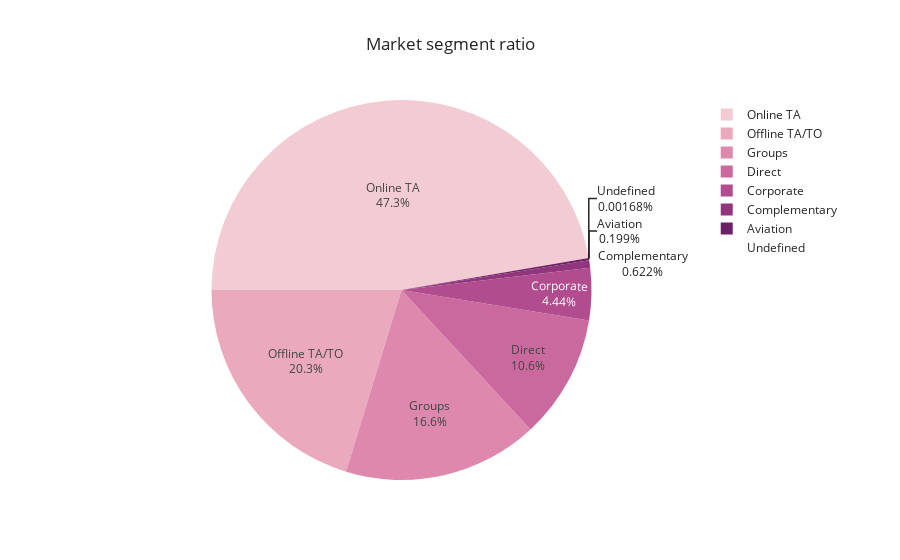

Here is the notebook cell this chart was saved with:
### Markdown cell above
### **Market segment 비율 : 파이 차트**
주의 : 해당 파이 차트에는 예약취소자도 포함시켰다.

Online TA, Offline TA, Groups, Direct, Corporate, Complementary, Aviation, Undefined 순으로 나타난다.<br>

아래의 링크를 참고하여 
https://www.ratehawk.com/lp/en/to-and-ta/

### Code cell
# market segments ratio : pie chart

segments=df_ht["market_segment"].value_counts()

# pie plot
fig = px.pie(segments,
             values=segments.values,
             names=segments.index,
             title="Market segment ratio",
             template="seaborn",
             color_discrete_sequence = px.colors.sequential.Magenta)
fig.update_traces(rotation=-90, textinfo="percent+label")
fig.show()

### Figure 1 — Plotly figure (JSON) as saved in the notebook; plotly's stock layout.template omitted (floating-point values rounded to 4 significant figures)
{"data": [{"domain": {"x": [0, 1], "y": [0, 1]}, "hovertemplate": "index=%{label}<br>value=%{value}<extra></extra>", "labels": ["Online TA", "Offline TA/TO", "Groups", "Direct", "Corporate", "Complementary", "Aviation", "Undefined"], "legendgroup": "", "name": "", "rotation": -90, "showlegend": true, "textinfo": "percent+label", "type": "pie", "values": [56477, 24219, 19811, 12606, 5295, 743, 237, 2]}], "layout": {"legend": {"tracegroupgap": 0}, "piecolorway": ["rgb(243, 203, 211)", "rgb(234, 169, 189)", "rgb(221, 136, 172)", "rgb(202, 105, 157)", "rgb(177, 77, 142)", "rgb(145, 53, 125)", "rgb(108, 33, 103)"], "title": {"text": "Market segment ratio"}}}
